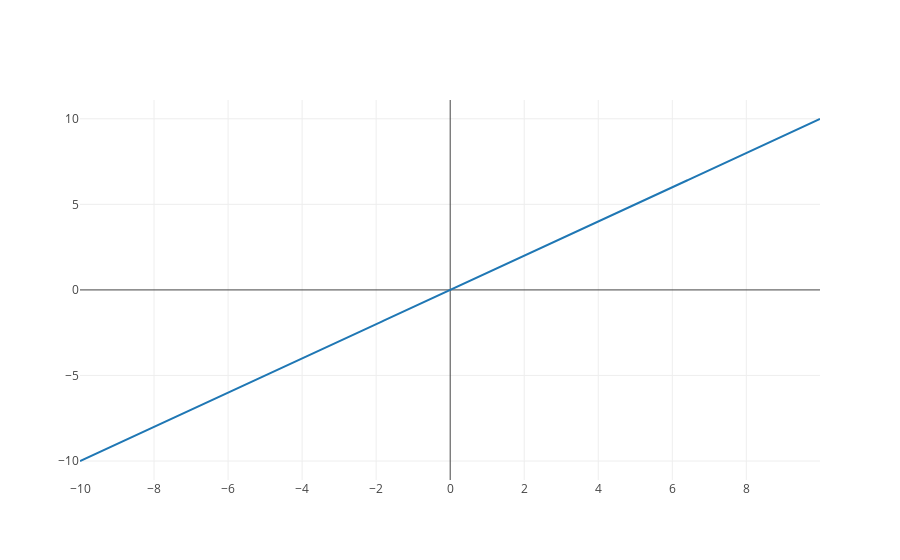

Here is the notebook cell this chart was saved with:
### Code cell
plot(logit(logistic(inp).view(-1,1)), inp)

### Figure 1 — Plotly figure (JSON) as saved in the notebook; plotly's stock layout.template omitted (floating-point values rounded to 4 significant figures; data arrays with more than 128 entries replaced by an {"elided": "..."} marker saying what was removed)
{"data": [{"type": "scatter", "x": {"elided": "2000 float values"}, "y": {"elided": "2000 float values"}}], "layout": {}}
